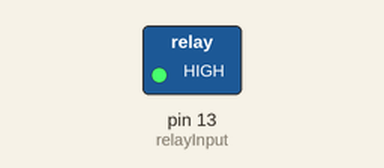
Recording of a sketch running on a simulated Arduino Uno, built with avr-gcc and run on an emulated ATmega328P. On the bench: switched loads named in the sketch (green lamp = pin HIGH). Dashed ring = blinking.

Above: at 0.5 s.
Timing chart, 0 to 4.6 s (numbered marks = the images above):
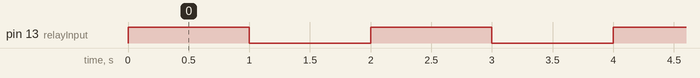

Measured:
- by itself, pin 13 (relayInput): alternates HIGH for 1.0 s and LOW for 1.0 s

The sketch:

relay_test.ino
```cpp
int relayInput = 13; // the input to the relay pin
void setup()
{

  pinMode(relayInput, OUTPUT); // initialize pin as OUTPUT
}
void loop()
{

  digitalWrite(relayInput, HIGH); // turn relay on

  delay(1000);

  digitalWrite(relayInput, LOW); // turn relay off

  delay(1000);
}
```
